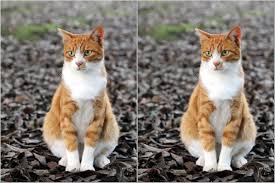
#> input picture cryptographyPython/img2.jpeg, 275 x 183 px
$ jupyter execute StegoLSB.ipynb
#> lines starting #> are read from the running program, lines starting #| are printed output that depends on the picture; after the words box and inside, x2 and y2 are one past the last pixel; in counts of white or black regions, pixels touching at a corner belong together
[View in Colaboratory](https://colab.research.google.com/github/gisazae/cryptographyPython/blob/master/StegoLSB.ipynb)

[cell 1]
import numpy as np
import cv2
from skimage.io import imread
from skimage.io import imsave
from matplotlib import pyplot as plt

# <font color='red'>Imagen Original</font>

[cell 2]
#lectura de la imagen
img=imread('img2.jpeg')
#> img is the input picture: shape (183, 275, 3); mean R, G, B 127.8, 119, 110.1
plt.imshow(img)
plt.show()
print(img.shape, type(img))
#| (183, 275, 3) <class 'numpy.ndarray'>
bin(255)
x = 17
"{0:08b}".format(x)

# <font color='red'>Imagenes de cada plano de bits</font>

[cell 3]
#funcion que pasa de decimal a binario
def binarizar(decimal):
    binario = ''
    while decimal // 2 != 0:
        binario = str(decimal % 2) + binario
        decimal = decimal // 2
    return str(decimal) + binario
# se elige el plano y se coloca 0 o 255 para resaltar el plano
for bit in range(8):
    img=imread('img2.jpeg')
    img2=img
    height, width, channels = img.shape
#> height = 183; width = 275; channels = 3
    for x in range(0,height):
        for y in range(0,width):
            z=binarizar(img[x,y,0])
            #print(int(z))
            while len(z)<8:
                z='0'+z
            if z[bit]=='1':
                img2[x,y,0] = 255
                img2[x,y,1] = 255
                img2[x,y,2] = 255
            else:
                img2[x,y,0] = 0
                img2[x,y,1] = 0
                img2[x,y,2] = 0
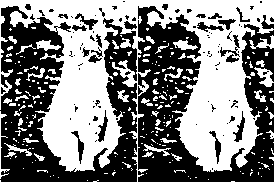
#> img2: shape (183, 275, 3); 50.8% white; 101 black regions (74 under 20 px), largest, box (x1, y1, x2, y2) and area: (0, 6, 137, 182) 11359, (138, 6, 274, 182) 11288, (233, 111, 245, 142) 133

    plt.title('Plane '+ str(8-bit))
    plt.imshow(img2)
    plt.show()
